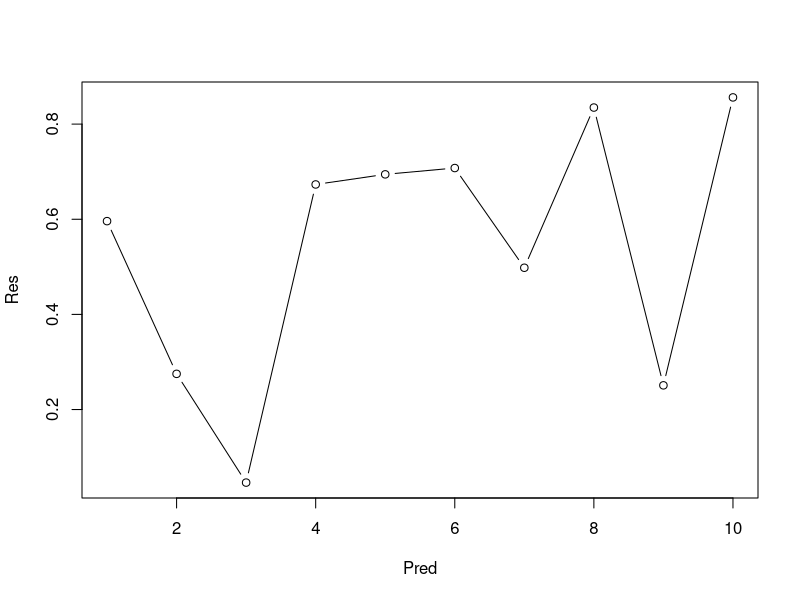
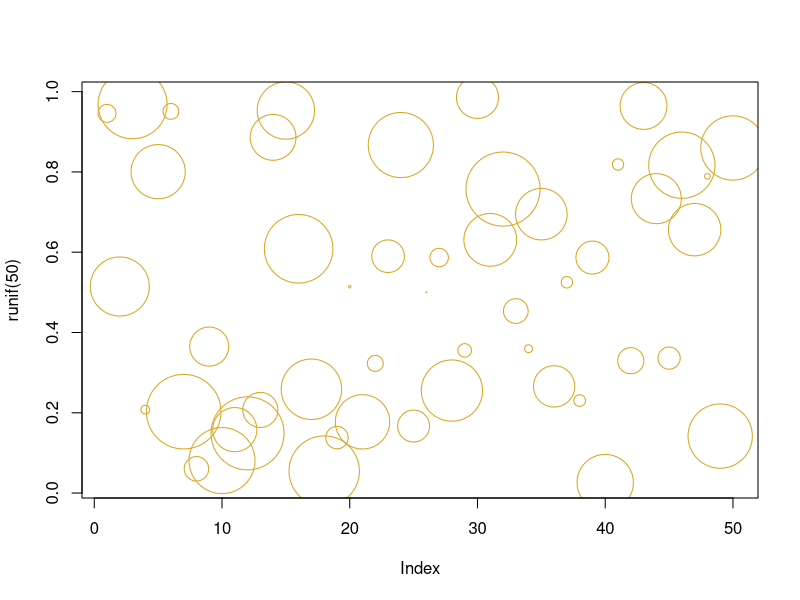

The R script that drew these images, in order:
## ---- chunk 1
library(knitr)
kable(head(iris))
## ---- chunk 2
# Use comments extensively in ALL of your coding!
Pred <- seq(1,10)     # make a vector of integers from 1 to 10
Res <- runif(10)      # generate 10 draws from a random uniform (0,1) distribution

# print the random numbers
print(Res)

# plot the graph
plot(x=Pred,y=Res,type="b")
## ---- chunk 3
plot(runif(50),cex=10*runif(50),col="goldenrod")
print(rnorm(n=10, mean=10, sd=2))
